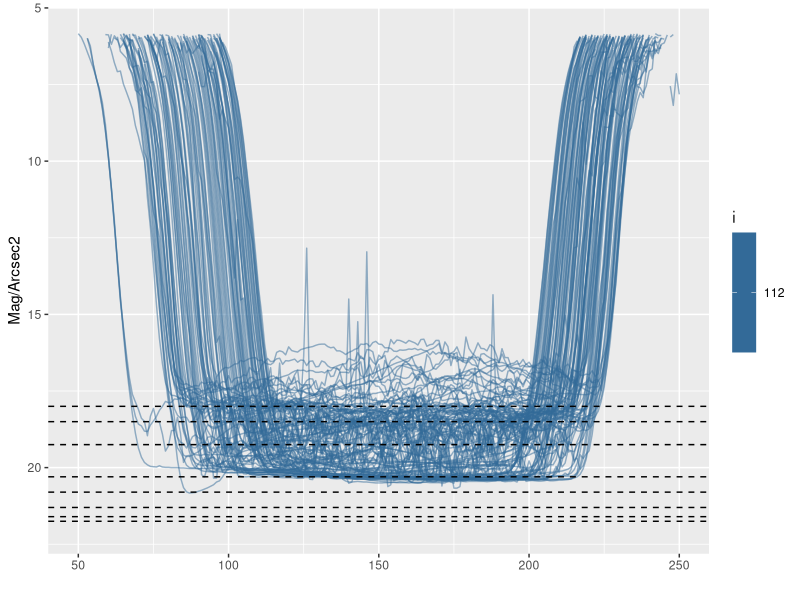

R code for this plot:
## ---- chunk 1
#libraries
library(tidyverse)
## ---- chunk 2
kish = read.csv("Data/Kish11-9.csv")
kish = kish[-c(1:39),1:5]
kish = kish[-c(1:2),]
colnames(kish) = c("UTCTime", "LocalTime", "TempC", "Volts", "MagArcsec2") 
kish = mutate(kish, Hour = hour(kish$LocalTime))

kish$UTCTime = as.ts(kish$UTCTime)
kish$LocalTime = as.ts(kish$LocalTime)
kish$TempC = as.numeric(kish$TempC)
kish$Volts = as.numeric(kish$Volts)
kish$MagArcsec2 = as.numeric(kish$MagArcsec2)

#remove low volt cases
kish = kish %>%
  filter(Volts>4.8)
## ---- chunk 3
#Finding start and end values to center at midnight
#center at midnight, 144 obs each side 143 other
midnights = which(hour(kish$LocalTime) == 0 & minute(kish$LocalTime) == 0)
start = c()
finish = c()
for(i in 2:113){
  start[i] = midnights[i] - 144 #noon of day before
  finish[i] = midnights[i] + 143 #11:55 of day after
}
start = start %>% na.omit()
finish = finish %>% na.omit()
## ---- chunk 4
plot = ggplot()

for (i in seq_along(start)) {
  plotOutput = kish[c(start[i]:finish[i]), ]
  
  layer = geom_line(data = plotOutput, aes(x = seq_along(MagArcsec2), y = MagArcsec2, color = i), alpha = 0.5) 
  
  plot = plot + layer
}

plot+
  xlab("") +
  ylab("Mag/Arcsec2")+
  ylim(22,5.8)+
  xlim(50,250)+
  geom_hline(yintercept=21.75, linetype="dashed")+
  geom_hline(yintercept=21.6, linetype="dashed")+
  geom_hline(yintercept=21.3, linetype="dashed")+
  geom_hline(yintercept=20.8, linetype="dashed")+
  geom_hline(yintercept=20.3, linetype="dashed")+
  geom_hline(yintercept=19.25, linetype="dashed")+
  geom_hline(yintercept=18.5, linetype="dashed")+
  geom_hline(yintercept=18, linetype="dashed")
